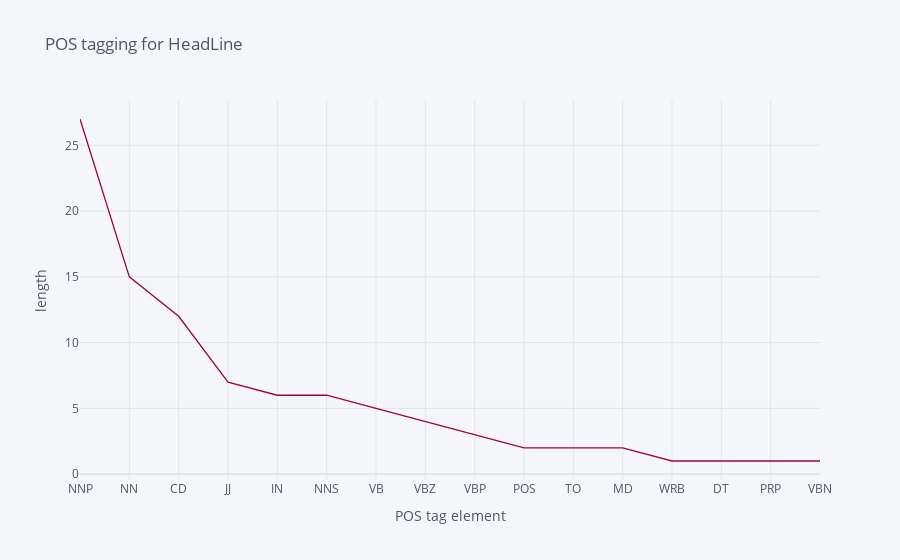

Source (notebook cell):
### Code cell
#storing the story line in a variable 
blob = TextBlob(str(df['StoryHeadlines']))
#Tagging Parts-of speech for story line corpus
pos_datadf = pd.DataFrame(blob.tags, columns = ['word' , 'pos'])
pos_datadf = pos_datadf.pos.value_counts()
#plotting the pos-tag count for story line corpus
pos_datadf.iplot(
    kind='scatter',
    xTitle='POS tag element',
    yTitle='length',
    color = "#9e053d",
    title='POS tagging for HeadLine')

### Figure 1 — Plotly figure (JSON) as saved in the notebook; plotly's stock layout.template omitted (floating-point values rounded to 4 significant figures)
{"data": [{"line": {"color": "rgba(158, 5, 61, 1.0)", "dash": "solid", "shape": "linear", "width": 1.3}, "mode": "lines", "name": "pos", "text": "", "type": "scatter", "x": ["NNP", "NN", "CD", "JJ", "IN", "NNS", "VB", "VBZ", "VBP", "POS", "TO", "MD", "WRB", "DT", "PRP", "VBN"], "y": [27, 15, 12, 7, 6, 6, 5, 4, 3, 2, 2, 2, 1, 1, 1, 1]}], "layout": {"legend": {"bgcolor": "#F5F6F9", "font": {"color": "#4D5663"}}, "paper_bgcolor": "#F5F6F9", "plot_bgcolor": "#F5F6F9", "title": {"font": {"color": "#4D5663"}, "text": "POS tagging for HeadLine"}, "xaxis": {"gridcolor": "#E1E5ED", "showgrid": true, "tickfont": {"color": "#4D5663"}, "title": {"font": {"color": "#4D5663"}, "text": "POS tag element"}, "zerolinecolor": "#E1E5ED"}, "yaxis": {"gridcolor": "#E1E5ED", "showgrid": true, "tickfont": {"color": "#4D5663"}, "title": {"font": {"color": "#4D5663"}, "text": "length"}, "zerolinecolor": "#E1E5ED"}}}
